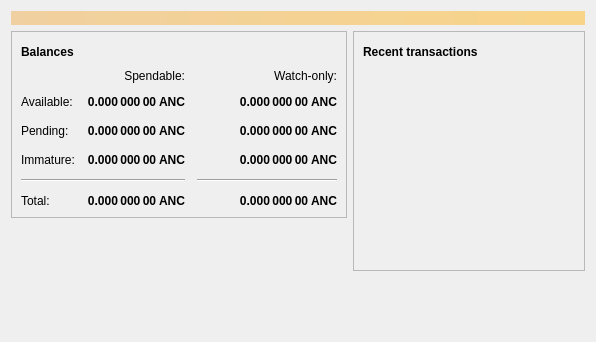
<?xml version="1.0" encoding="UTF-8"?>
<ui version="4.0">
 <class>OverviewPage</class>
 <widget class="QWidget" name="OverviewPage">
  <property name="geometry">
   <rect>
    <x>0</x>
    <y>0</y>
    <width>596</width>
    <height>342</height>
   </rect>
  </property>
  <property name="windowTitle">
   <string>Form</string>
  </property>
  <layout class="QVBoxLayout" name="topLayout">
   <item>
    <widget class="QLabel" name="labelAlerts">
     <property name="visible">
      <bool>false</bool>
     </property>
     <property name="styleSheet">
      <string notr="true">QLabel { background-color: qlineargradient(x1: 0, y1: 0, x2: 1, y2: 0, stop:0 #F0D0A0, stop:1 #F8D488); color:#000000; }</string>
     </property>
     <property name="wordWrap">
      <bool>true</bool>
     </property>
     <property name="margin">
      <number>3</number>
     </property>
     <property name="textInteractionFlags">
      <set>Qt::TextSelectableByMouse</set>
     </property>
    </widget>
   </item>
   <item>
    <layout class="QHBoxLayout" name="horizontalLayout" stretch="1,1">
     <item>
      <layout class="QVBoxLayout" name="verticalLayout_2">
       <item>
        <widget class="QFrame" name="frame">
         <property name="frameShape">
          <enum>QFrame::StyledPanel</enum>
         </property>
         <property name="frameShadow">
          <enum>QFrame::Raised</enum>
         </property>
         <layout class="QVBoxLayout" name="verticalLayout_4">
          <item>
           <layout class="QHBoxLayout" name="horizontalLayout_4">
            <item>
             <widget class="QLabel" name="label_5">
              <property name="font">
               <font>
                <weight>75</weight>
                <bold>true</bold>
               </font>
              </property>
              <property name="text">
               <string>Balances</string>
              </property>
             </widget>
            </item>
            <item>
             <widget class="QPushButton" name="labelWalletStatus">
              <property name="enabled">
               <bool>true</bool>
              </property>
              <property name="maximumSize">
               <size>
                <width>30</width>
                <height>16777215</height>
               </size>
              </property>
              <property name="toolTip">
               <string>The displayed information may be out of date. Your wallet automatically synchronizes with the Anoncoin network after a connection is established, but this process has not completed yet.</string>
              </property>
              <property name="text">
               <string/>
              </property>
              <property name="icon">
               <iconset resource="../bitcoin.qrc">
                <normaloff>:/icons/warning</normaloff>
                <disabledoff>:/icons/warning</disabledoff>:/icons/warning</iconset>
              </property>
              <property name="iconSize">
               <size>
                <width>24</width>
                <height>24</height>
               </size>
              </property>
              <property name="flat">
               <bool>true</bool>
              </property>
             </widget>
            </item>
            <item>
             <spacer name="horizontalSpacer_3">
              <property name="orientation">
               <enum>Qt::Horizontal</enum>
              </property>
              <property name="sizeHint" stdset="0">
               <size>
                <width>40</width>
                <height>20</height>
               </size>
              </property>
             </spacer>
            </item>
           </layout>
          </item>
          <item>
           <layout class="QGridLayout" name="gridLayout">
            <property name="spacing">
             <number>12</number>
            </property>
            <item row="2" column="2">
             <widget class="QLabel" name="labelWatchPending">
              <property name="font">
               <font>
                <weight>75</weight>
                <bold>true</bold>
               </font>
              </property>
              <property name="cursor">
               <cursorShape>IBeamCursor</cursorShape>
              </property>
              <property name="toolTip">
               <string>Unconfirmed transactions to watch-only addresses</string>
              </property>
              <property name="text">
               <string notr="true">0.000 000 00 ANC</string>
              </property>
              <property name="alignment">
               <set>Qt::AlignRight|Qt::AlignTrailing|Qt::AlignVCenter</set>
              </property>
              <property name="textInteractionFlags">
               <set>Qt::LinksAccessibleByMouse|Qt::TextSelectableByKeyboard|Qt::TextSelectableByMouse</set>
              </property>
             </widget>
            </item>
            <item row="2" column="1">
             <widget class="QLabel" name="labelUnconfirmed">
              <property name="font">
               <font>
                <weight>75</weight>
                <bold>true</bold>
               </font>
              </property>
              <property name="cursor">
               <cursorShape>IBeamCursor</cursorShape>
              </property>
              <property name="toolTip">
               <string>Total of transactions that have yet to be confirmed, and do not yet count toward the spendable balance</string>
              </property>
              <property name="text">
               <string notr="true">0.000 000 00 ANC</string>
              </property>
              <property name="alignment">
               <set>Qt::AlignRight|Qt::AlignTrailing|Qt::AlignVCenter</set>
              </property>
              <property name="textInteractionFlags">
               <set>Qt::LinksAccessibleByMouse|Qt::TextSelectableByKeyboard|Qt::TextSelectableByMouse</set>
              </property>
             </widget>
            </item>
            <item row="3" column="2">
             <widget class="QLabel" name="labelWatchImmature">
              <property name="font">
               <font>
                <weight>75</weight>
                <bold>true</bold>
               </font>
              </property>
              <property name="cursor">
               <cursorShape>IBeamCursor</cursorShape>
              </property>
              <property name="toolTip">
               <string>Mined balance in watch-only addresses that has not yet matured</string>
              </property>
              <property name="text">
               <string notr="true">0.000 000 00 ANC</string>
              </property>
              <property name="alignment">
               <set>Qt::AlignRight|Qt::AlignTrailing|Qt::AlignVCenter</set>
              </property>
              <property name="textInteractionFlags">
               <set>Qt::LinksAccessibleByMouse|Qt::TextSelectableByKeyboard|Qt::TextSelectableByMouse</set>
              </property>
             </widget>
            </item>
            <item row="4" column="0" colspan="2">
             <widget class="Line" name="line">
              <property name="orientation">
               <enum>Qt::Horizontal</enum>
              </property>
             </widget>
            </item>
            <item row="4" column="2">
             <widget class="Line" name="lineWatchBalance">
              <property name="sizePolicy">
               <sizepolicy hsizetype="Preferred" vsizetype="Fixed">
                <horstretch>0</horstretch>
                <verstretch>0</verstretch>
               </sizepolicy>
              </property>
              <property name="minimumSize">
               <size>
                <width>140</width>
                <height>0</height>
               </size>
              </property>
              <property name="orientation">
               <enum>Qt::Horizontal</enum>
              </property>
             </widget>
            </item>
            <item row="5" column="0">
             <widget class="QLabel" name="labelTotalText">
              <property name="text">
               <string>Total:</string>
              </property>
             </widget>
            </item>
            <item row="3" column="1">
             <widget class="QLabel" name="labelImmature">
              <property name="font">
               <font>
                <weight>75</weight>
                <bold>true</bold>
               </font>
              </property>
              <property name="cursor">
               <cursorShape>IBeamCursor</cursorShape>
              </property>
              <property name="toolTip">
               <string>Mined balance that has not yet matured</string>
              </property>
              <property name="text">
               <string notr="true">0.000 000 00 ANC</string>
              </property>
              <property name="alignment">
               <set>Qt::AlignRight|Qt::AlignTrailing|Qt::AlignVCenter</set>
              </property>
              <property name="textInteractionFlags">
               <set>Qt::LinksAccessibleByMouse|Qt::TextSelectableByKeyboard|Qt::TextSelectableByMouse</set>
              </property>
             </widget>
            </item>
            <item row="2" column="3">
             <spacer name="horizontalSpacer_2">
              <property name="orientation">
               <enum>Qt::Horizontal</enum>
              </property>
              <property name="sizeHint" stdset="0">
               <size>
                <width>40</width>
                <height>20</height>
               </size>
              </property>
             </spacer>
            </item>
            <item row="3" column="0">
             <widget class="QLabel" name="labelImmatureText">
              <property name="text">
               <string>Immature:</string>
              </property>
             </widget>
            </item>
            <item row="5" column="1">
             <widget class="QLabel" name="labelTotal">
              <property name="font">
               <font>
                <weight>75</weight>
                <bold>true</bold>
               </font>
              </property>
              <property name="cursor">
               <cursorShape>IBeamCursor</cursorShape>
              </property>
              <property name="toolTip">
               <string>Your current total balance</string>
              </property>
              <property name="text">
               <string notr="true">0.000 000 00 ANC</string>
              </property>
              <property name="alignment">
               <set>Qt::AlignRight|Qt::AlignTrailing|Qt::AlignVCenter</set>
              </property>
              <property name="textInteractionFlags">
               <set>Qt::LinksAccessibleByMouse|Qt::TextSelectableByKeyboard|Qt::TextSelectableByMouse</set>
              </property>
             </widget>
            </item>
            <item row="5" column="2">
             <widget class="QLabel" name="labelWatchTotal">
              <property name="font">
               <font>
                <weight>75</weight>
                <bold>true</bold>
               </font>
              </property>
              <property name="cursor">
               <cursorShape>IBeamCursor</cursorShape>
              </property>
              <property name="toolTip">
               <string>Current total balance in watch-only addresses</string>
              </property>
              <property name="text">
               <string notr="true">0.000 000 00 ANC</string>
              </property>
              <property name="alignment">
               <set>Qt::AlignRight|Qt::AlignTrailing|Qt::AlignVCenter</set>
              </property>
              <property name="textInteractionFlags">
               <set>Qt::LinksAccessibleByMouse|Qt::TextSelectableByKeyboard|Qt::TextSelectableByMouse</set>
              </property>
             </widget>
            </item>
            <item row="0" column="2">
             <widget class="QLabel" name="labelWatchonly">
              <property name="text">
               <string>Watch-only:</string>
              </property>
              <property name="alignment">
               <set>Qt::AlignRight|Qt::AlignTrailing|Qt::AlignVCenter</set>
              </property>
             </widget>
            </item>
            <item row="1" column="0">
             <widget class="QLabel" name="labelBalanceText">
              <property name="text">
               <string>Available:</string>
              </property>
             </widget>
            </item>
            <item row="1" column="1">
             <widget class="QLabel" name="labelBalance">
              <property name="font">
               <font>
                <weight>75</weight>
                <bold>true</bold>
               </font>
              </property>
              <property name="cursor">
               <cursorShape>IBeamCursor</cursorShape>
              </property>
              <property name="toolTip">
               <string>Your current spendable balance</string>
              </property>
              <property name="text">
               <string notr="true">0.000 000 00 ANC</string>
              </property>
              <property name="alignment">
               <set>Qt::AlignRight|Qt::AlignTrailing|Qt::AlignVCenter</set>
              </property>
              <property name="textInteractionFlags">
               <set>Qt::LinksAccessibleByMouse|Qt::TextSelectableByKeyboard|Qt::TextSelectableByMouse</set>
              </property>
             </widget>
            </item>
            <item row="1" column="2">
             <widget class="QLabel" name="labelWatchAvailable">
              <property name="font">
               <font>
                <weight>75</weight>
                <bold>true</bold>
               </font>
              </property>
              <property name="cursor">
               <cursorShape>IBeamCursor</cursorShape>
              </property>
              <property name="toolTip">
               <string>Your current balance in watch-only addresses</string>
              </property>
              <property name="text">
               <string notr="true">0.000 000 00 ANC</string>
              </property>
              <property name="alignment">
               <set>Qt::AlignRight|Qt::AlignTrailing|Qt::AlignVCenter</set>
              </property>
              <property name="textInteractionFlags">
               <set>Qt::LinksAccessibleByMouse|Qt::TextSelectableByKeyboard|Qt::TextSelectableByMouse</set>
              </property>
             </widget>
            </item>
            <item row="2" column="0">
             <widget class="QLabel" name="labelPendingText">
              <property name="text">
               <string>Pending:</string>
              </property>
             </widget>
            </item>
            <item row="0" column="1">
             <widget class="QLabel" name="labelSpendable">
              <property name="text">
               <string>Spendable:</string>
              </property>
              <property name="alignment">
               <set>Qt::AlignRight|Qt::AlignTrailing|Qt::AlignVCenter</set>
              </property>
             </widget>
            </item>
           </layout>
          </item>
         </layout>
        </widget>
       </item>
       <item>
        <spacer name="verticalSpacer">
         <property name="orientation">
          <enum>Qt::Vertical</enum>
         </property>
         <property name="sizeHint" stdset="0">
          <size>
           <width>20</width>
           <height>40</height>
          </size>
         </property>
        </spacer>
       </item>
      </layout>
     </item>
     <item>
      <layout class="QVBoxLayout" name="verticalLayout_3">
       <item>
        <widget class="QFrame" name="frame_2">
         <property name="frameShape">
          <enum>QFrame::StyledPanel</enum>
         </property>
         <property name="frameShadow">
          <enum>QFrame::Raised</enum>
         </property>
         <layout class="QVBoxLayout" name="verticalLayout">
          <item>
           <layout class="QHBoxLayout" name="horizontalLayout_2">
            <item>
             <widget class="QLabel" name="label_4">
              <property name="font">
               <font>
                <weight>75</weight>
                <bold>true</bold>
               </font>
              </property>
              <property name="text">
               <string>Recent transactions</string>
              </property>
             </widget>
            </item>
            <item>
             <widget class="QPushButton" name="labelTransactionsStatus">
              <property name="enabled">
               <bool>true</bool>
              </property>
              <property name="maximumSize">
               <size>
                <width>30</width>
                <height>16777215</height>
               </size>
              </property>
              <property name="toolTip">
               <string>The displayed information may be out of date. Your wallet automatically synchronizes with the Anoncoin network after a connection is established, but this process has not completed yet.</string>
              </property>
              <property name="text">
               <string/>
              </property>
              <property name="icon">
               <iconset resource="../bitcoin.qrc">
                <normaloff>:/icons/warning</normaloff>
                <disabledoff>:/icons/warning</disabledoff>:/icons/warning</iconset>
              </property>
              <property name="iconSize">
               <size>
                <width>24</width>
                <height>24</height>
               </size>
              </property>
              <property name="flat">
               <bool>true</bool>
              </property>
             </widget>
            </item>
            <item>
             <spacer name="horizontalSpacer">
              <property name="orientation">
               <enum>Qt::Horizontal</enum>
              </property>
              <property name="sizeHint" stdset="0">
               <size>
                <width>40</width>
                <height>20</height>
               </size>
              </property>
             </spacer>
            </item>
           </layout>
          </item>
          <item>
           <widget class="QListView" name="listTransactions">
            <property name="styleSheet">
             <string notr="true">QListView { background: transparent; }</string>
            </property>
            <property name="frameShape">
             <enum>QFrame::NoFrame</enum>
            </property>
            <property name="verticalScrollBarPolicy">
             <enum>Qt::ScrollBarAlwaysOff</enum>
            </property>
            <property name="horizontalScrollBarPolicy">
             <enum>Qt::ScrollBarAlwaysOff</enum>
            </property>
            <property name="selectionMode">
             <enum>QAbstractItemView::NoSelection</enum>
            </property>
           </widget>
          </item>
         </layout>
        </widget>
       </item>
       <item>
        <spacer name="verticalSpacer_2">
         <property name="orientation">
          <enum>Qt::Vertical</enum>
         </property>
         <property name="sizeHint" stdset="0">
          <size>
           <width>20</width>
           <height>40</height>
          </size>
         </property>
        </spacer>
       </item>
      </layout>
     </item>
    </layout>
   </item>
  </layout>
 </widget>
 <resources/>
 <connections/>
</ui>
